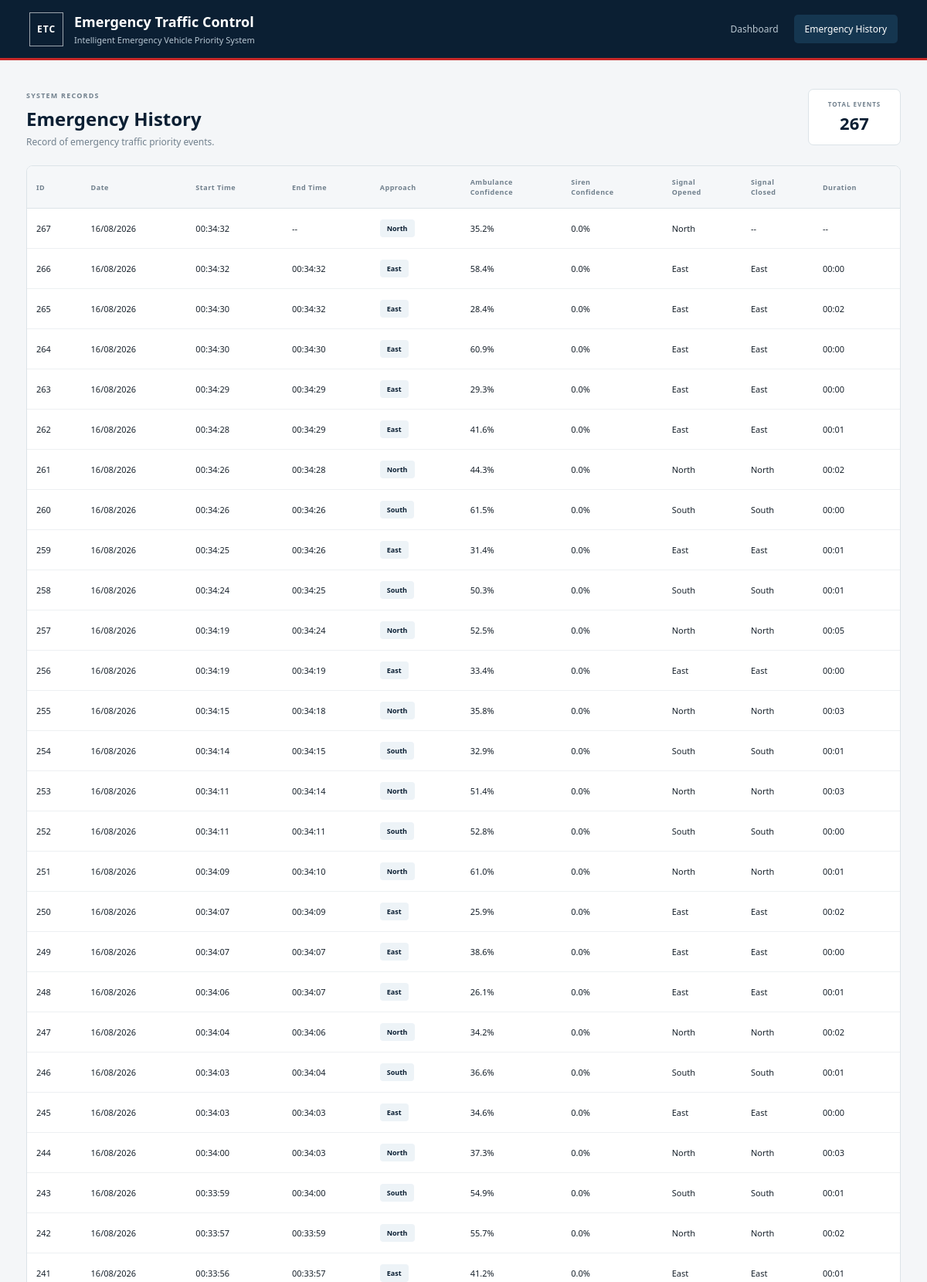
The app's page /history (upper part) with its own data.
### tables this page shows
CREATE TABLE emergency_history (
            id INTEGER PRIMARY KEY AUTOINCREMENT,
            date TEXT NOT NULL,
            start_time TEXT NOT NULL,
            end_time TEXT,
            approach TEXT NOT NULL,
            ambulance_confidence REAL,
            siren_confidence REAL,
            signal_opened TEXT,
            signal_closed TEXT,
            duration TEXT
        );

### app.py (the view)
@app.route("/history")
def history():
    conn = get_db()
    events = conn.execute("""
        SELECT *
        FROM emergency_history
        ORDER BY id DESC
    """).fetchall()
    conn.close()
    return render_template("history.html", events=events)

### app.py (called while the page is built)
def get_db():
    conn = sqlite3.connect(DATABASE)
    conn.row_factory = sqlite3.Row
    return conn

### templates/history.html (shortened to what this page needs)
{% extends "base.html" %}
{% block history_active %}active{% endblock %}
{% block content %}
<main class="history-page">
    <div class="history-header">
        <div>
            <span class="eyebrow">SYSTEM RECORDS</span>
            <h2>Emergency History</h2>
            <p>Record of emergency traffic priority events.</p>
        </div>
        <div class="record-count">
            <span>TOTAL EVENTS</span>
            <strong>{{ events|length }}</strong>
        </div>
    </div>
    <div class="table-container">
        <table>
            <thead>
                <tr>
                    <th>ID</th>
                    <th>Date</th>
                    <th>Start Time</th>
                    <th>End Time</th>
                    <th>Approach</th>
                    <th>Ambulance<br>Confidence</th>
                    <th>Siren<br>Confidence</th>
                    <th>Signal<br>Opened</th>
                    <th>Signal<br>Closed</th>
                    <th>Duration</th>
                </tr>
            </thead>
            <tbody>
                {% if events %}
                    {% for event in events %}
                    <tr>
                        <td>{{ event["id"] }}</td>
                        <td>{{ event["date"] }}</td>
                        <td>{{ event["start_time"] }}</td>
                        <td>{{ event["end_time"] or "--" }}</td>
                        <td><span class="approach-badge">{{ event["approach"] }}</span></td>
                        <td>
                            {% if event["ambulance_confidence"] is not none %}
                                {{ "%.1f"|format(event["ambulance_confidence"] * 100) }}%
                            {% else %}
                                --
                            {% endif %}
                        </td>
                        <td>
                            {% if event["siren_confidence"] is not none %}
                                {{ "%.1f"|format(event["siren_confidence"] * 100) }}%
                            {% else %}
                                --
                            {% endif %}
                        </td>
                        <td>{{ event["signal_opened"] or "--" }}</td>
                        <td>{{ event["signal_closed"] or "--" }}</td>
                        <td>{{ event["duration"] or "--" }}</td>
                    </tr>
                    {% endfor %}
                {% else %}
                    <tr>
                        <td colspan="10" class="empty-state">No emergency events have been recorded.</td>
                    </tr>
                {% endif %}
            </tbody>
        </table>
    </div>
</main>
{% endblock %}

### templates/base.html (shortened to what this page needs)
<!DOCTYPE html>
<html lang="en">
<head>
    <link rel="stylesheet" href="{{ url_for('static', filename='css/style.css') }}">
</head>
<body>
<header class="topbar">
    <div class="brand">
        <div class="brand-icon">ETC</div>
        <div>
            <h1>Emergency Traffic Control</h1>
            <p>Intelligent Emergency Vehicle Priority System</p>
        </div>
    </div>
    <nav>
        <a href="/" class="{% block dashboard_active %}{% endblock %}">Dashboard</a>
        <a href="/history" class="{% block history_active %}{% endblock %}">Emergency History</a>
    </nav>
</header>
{% block content %}
{% endblock %}
</body>
</html>

### static/css/style.css (style rules this page uses)
:root { --navy: #0b1f33; --navy-light: #153650; --red: #c62828; --yellow: #d99a00; --green: #198754; --background: #f4f6f8; --white: #ffffff; --border: #dce3e8; --text: #17212b; --muted: #71808d; }
* { box-sizing: border-box; }
body { margin: 0; background: var(--background); color: var(--text); font-family: "Segoe UI", Arial, sans-serif; }
.topbar { height: 78px; background: var(--navy); color: white; display: flex; align-items: center; justify-content: space-between; padding: 0 38px; border-bottom: 3px solid var(--red); }
.brand { display: flex; align-items: center; gap: 14px; }
.brand-icon { width: 44px; height: 44px; display: flex; align-items: center; justify-content: center; border: 1px solid rgba(255,255,255,.6); font-size: 12px; font-weight: 800; letter-spacing: 1px; }
.brand h1 { margin: 0; font-size: 18px; font-weight: 700; }
.brand p { margin: 4px 0 0; color: #b8c7d3; font-size: 11px; }
nav { display: flex; gap: 6px; }
nav a { color: #b9c7d1; text-decoration: none; padding: 10px 14px; font-size: 12px; border-radius: 5px; }
nav a:hover, nav a.active { color: white; background: var(--navy-light); }
.history-page { max-width: 1500px; margin: auto; padding: 32px 34px 50px; }
.history-header { display: flex; align-items: center; justify-content: space-between; margin-bottom: 22px; }
.eyebrow { color: var(--muted); font-size: 9px; font-weight: 800; letter-spacing: 1.2px; }
.history-header h2 { margin: 5px 0; color: var(--navy); font-size: 24px; }
.history-header p { margin: 0; color: var(--muted); font-size: 12px; }
.record-count { min-width: 120px; text-align: center; background: white; border: 1px solid var(--border); border-radius: 7px; padding: 13px; }
.record-count span { display: block; color: var(--muted); font-size: 8px; font-weight: 800; letter-spacing: 1px; }
.record-count strong { display: block; margin-top: 4px; color: var(--navy); font-size: 22px; }
.table-container { background: white; border: 1px solid var(--border); border-radius: 8px; overflow-x: auto; }
table { width: 100%; border-collapse: collapse; min-width: 1100px; }
thead { background: #f5f7f9; }
th { padding: 14px 12px; text-align: left; color: var(--muted); font-size: 9px; font-weight: 800; letter-spacing: .5px; border-bottom: 1px solid var(--border); white-space: nowrap; }
td { padding: 14px 12px; font-size: 11px; border-bottom: 1px solid #edf0f2; white-space: nowrap; }
.approach-badge { display: inline-block; padding: 5px 9px; background: #edf3f7; color: var(--navy); border-radius: 4px; font-size: 9px; font-weight: 700; }

### records on screen
emergency_history: id "267", date "16/08/2026", start_time "00:34:32", event "--", approach "North", event['ambulance_confidence']*100 "35.2", event['siren_confidence']*100 "0.0", signal_opened "North"
emergency_history: id "266", date "16/08/2026", start_time "00:34:32", end_time "00:34:32", approach "East", event['ambulance_confidence']*100 "58.4", event['siren_confidence']*100 "0.0", signal_opened "East", signal_closed "East", duration "00:00"
emergency_history: id "265", date "16/08/2026", start_time "00:34:30", end_time "00:34:32", approach "East", event['ambulance_confidence']*100 "28.4", event['siren_confidence']*100 "0.0", signal_opened "East", signal_closed "East", duration "00:02"
emergency_history: id "264", date "16/08/2026", start_time "00:34:30", end_time "00:34:30", approach "East", event['ambulance_confidence']*100 "60.9", event['siren_confidence']*100 "0.0", signal_opened "East", signal_closed "East", duration "00:00"
emergency_history: id "263", date "16/08/2026", start_time "00:34:29", end_time "00:34:29", approach "East", event['ambulance_confidence']*100 "29.3", event['siren_confidence']*100 "0.0", signal_opened "East", signal_closed "East", duration "00:00"
emergency_history: id "262", date "16/08/2026", start_time "00:34:28", end_time "00:34:29", approach "East", event['ambulance_confidence']*100 "41.6", event['siren_confidence']*100 "0.0", signal_opened "East", signal_closed "East", duration "00:01"
emergency_history: id "261", date "16/08/2026", start_time "00:34:26", end_time "00:34:28", approach "North", event['ambulance_confidence']*100 "44.3", event['siren_confidence']*100 "0.0", signal_opened "North", signal_closed "North", duration "00:02"
emergency_history: id "260", date "16/08/2026", start_time "00:34:26", end_time "00:34:26", approach "South", event['ambulance_confidence']*100 "61.5", event['siren_confidence']*100 "0.0", signal_opened "South", signal_closed "South", duration "00:00"
emergency_history: id "259", date "16/08/2026", start_time "00:34:25", end_time "00:34:26", approach "East", event['ambulance_confidence']*100 "31.4", event['siren_confidence']*100 "0.0", signal_opened "East", signal_closed "East", duration "00:01"
emergency_history: id "258", date "16/08/2026", start_time "00:34:24", end_time "00:34:25", approach "South", event['ambulance_confidence']*100 "50.3", event['siren_confidence']*100 "0.0", signal_opened "South", signal_closed "South", duration "00:01"
emergency_history: id "257", date "16/08/2026", start_time "00:34:19", end_time "00:34:24", approach "North", event['ambulance_confidence']*100 "52.5", event['siren_confidence']*100 "0.0", signal_opened "North", signal_closed "North", duration "00:05"
emergency_history: id "256", date "16/08/2026", start_time "00:34:19", end_time "00:34:19", approach "East", event['ambulance_confidence']*100 "33.4", event['siren_confidence']*100 "0.0", signal_opened "East", signal_closed "East", duration "00:00"
emergency_history: id "255", date "16/08/2026", start_time "00:34:15", end_time "00:34:18", approach "North", event['ambulance_confidence']*100 "35.8", event['siren_confidence']*100 "0.0", signal_opened "North", signal_closed "North", duration "00:03"
emergency_history: id "254", date "16/08/2026", start_time "00:34:14", end_time "00:34:15", approach "South", event['ambulance_confidence']*100 "32.9", event['siren_confidence']*100 "0.0", signal_opened "South", signal_closed "South", duration "00:01"
emergency_history: id "253", date "16/08/2026", start_time "00:34:11", end_time "00:34:14", approach "North", event['ambulance_confidence']*100 "51.4", event['siren_confidence']*100 "0.0", signal_opened "North", signal_closed "North", duration "00:03"
emergency_history: id "252", date "16/08/2026", start_time "00:34:11", end_time "00:34:11", approach "South", event['ambulance_confidence']*100 "52.8", event['siren_confidence']*100 "0.0", signal_opened "South", signal_closed "South", duration "00:00"
emergency_history: id "251", date "16/08/2026", start_time "00:34:09", end_time "00:34:10", approach "North", event['ambulance_confidence']*100 "61.0", event['siren_confidence']*100 "0.0", signal_opened "North", signal_closed "North", duration "00:01"
emergency_history: id "250", date "16/08/2026", start_time "00:34:07", end_time "00:34:09", approach "East", event['ambulance_confidence']*100 "25.9", event['siren_confidence']*100 "0.0", signal_opened "East", signal_closed "East", duration "00:02"
emergency_history: id "249", date "16/08/2026", start_time "00:34:07", end_time "00:34:07", approach "East", event['ambulance_confidence']*100 "38.6", event['siren_confidence']*100 "0.0", signal_opened "East", signal_closed "East", duration "00:00"
emergency_history: id "248", date "16/08/2026", start_time "00:34:06", end_time "00:34:07", approach "East", event['ambulance_confidence']*100 "26.1", event['siren_confidence']*100 "0.0", signal_opened "East", signal_closed "East", duration "00:01"
emergency_history: id "247", date "16/08/2026", start_time "00:34:04", end_time "00:34:06", approach "North", event['ambulance_confidence']*100 "34.2", event['siren_confidence']*100 "0.0", signal_opened "North", signal_closed "North", duration "00:02"
emergency_history: id "246", date "16/08/2026", start_time "00:34:03", end_time "00:34:04", approach "South", event['ambulance_confidence']*100 "36.6", event['siren_confidence']*100 "0.0", signal_opened "South", signal_closed "South", duration "00:01"
emergency_history: id "245", date "16/08/2026", start_time "00:34:03", end_time "00:34:03", approach "East", event['ambulance_confidence']*100 "34.6", event['siren_confidence']*100 "0.0", signal_opened "East", signal_closed "East", duration "00:00"
emergency_history: id "244", date "16/08/2026", start_time "00:34:00", end_time "00:34:03", approach "North", event['ambulance_confidence']*100 "37.3", event['siren_confidence']*100 "0.0", signal_opened "North", signal_closed "North", duration "00:03"
emergency_history: id "243", date "16/08/2026", start_time "00:33:59", end_time "00:34:00", approach "South", event['ambulance_confidence']*100 "54.9", event['siren_confidence']*100 "0.0", signal_opened "South", signal_closed "South", duration "00:01"
emergency_history: id "242", date "16/08/2026", start_time "00:33:57", end_time "00:33:59", approach "North", event['ambulance_confidence']*100 "55.7", event['siren_confidence']*100 "0.0", signal_opened "North", signal_closed "North", duration "00:02"
emergency_history: id "241", date "16/08/2026", start_time "00:33:56", end_time "00:33:57", approach "East", event['ambulance_confidence']*100 "41.2", event['siren_confidence']*100 "0.0", signal_opened "East", signal_closed "East", duration "00:01"

### other values on screen
{{ events|length }} "267"
